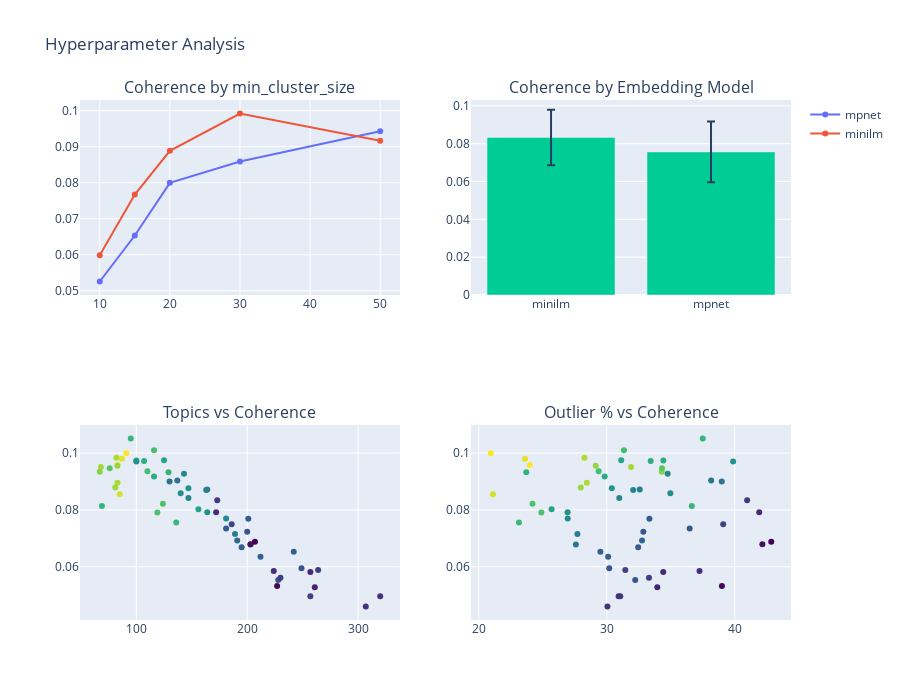

Notebook source saved alongside this figure:
### Code cell
# Visualize hyperparameter effects
fig = make_subplots(rows=2, cols=2, subplot_titles=[
    'Coherence by min_cluster_size',
    'Coherence by Embedding Model',
    'Topics vs Coherence',
    'Outlier % vs Coherence'
])

# 1. min_cluster_size effect
for emb in results_df['embedding_model'].unique():
    subset = results_df[results_df['embedding_model'] == emb]
    grouped = subset.groupby('min_cluster_size')['coherence'].mean()
    fig.add_trace(
        go.Scatter(x=grouped.index, y=grouped.values, name=emb, mode='lines+markers'),
        row=1, col=1
    )

# 2. Embedding model comparison
emb_comparison = results_df.groupby('embedding_model')['coherence'].agg(['mean', 'std'])
fig.add_trace(
    go.Bar(x=emb_comparison.index, y=emb_comparison['mean'],
           error_y=dict(type='data', array=emb_comparison['std']),
           name='Coherence', showlegend=False),
    row=1, col=2
)

# 3. Topics vs Coherence
fig.add_trace(
    go.Scatter(x=results_df['n_topics'], y=results_df['coherence'],
               mode='markers', name='Configs', showlegend=False,
               marker=dict(color=results_df['combined_score'], colorscale='Viridis')),
    row=2, col=1
)

# 4. Outlier % vs Coherence
fig.add_trace(
    go.Scatter(x=results_df['outlier_pct'], y=results_df['coherence'],
               mode='markers', name='Configs', showlegend=False,
               marker=dict(color=results_df['combined_score'], colorscale='Viridis')),
    row=2, col=2
)

fig.update_layout(height=700, title_text="Hyperparameter Analysis")

# Save and display
fig.write_html(f"{PROJECT_PATH}/results/hyperparameter_analysis.html")
print(f"✅ Saved: {PROJECT_PATH}/results/hyperparameter_analysis.html")

try:
    fig.show()
except Exception as e:
    print(f"ℹ️ Interactive display unavailable. Open the HTML file to view.")

### Figure 1 — Plotly figure (JSON) as saved in the notebook; plotly's stock layout.template omitted (floating-point values rounded to 4 significant figures)
{"data": [{"mode": "lines+markers", "name": "mpnet", "type": "scatter", "x": [10, 15, 20, 30, 50], "xaxis": "x", "y": [0.05257, 0.06534, 0.07996, 0.08589, 0.09427], "yaxis": "y"}, {"mode": "lines+markers", "name": "minilm", "type": "scatter", "x": [10, 15, 20, 30, 50], "xaxis": "x", "y": [0.05988, 0.07671, 0.08884, 0.09921, 0.09163], "yaxis": "y"}, {"error_y": {"array": [0.01466, 0.01607], "type": "data"}, "name": "Coherence", "showlegend": false, "type": "bar", "x": ["minilm", "mpnet"], "xaxis": "x2", "y": [0.08325, 0.07561], "yaxis": "y2"}, {"marker": {"color": [0.4359, 0.4356, 0.4325, 0.4303, 0.425, 0.425, 0.4238, 0.4232, 0.4219, 0.4199, 0.4132, 0.4114, 0.4111, 0.4098, 0.4097, 0.4077, 0.4068, 0.4065, 0.4062, 0.4035, 0.4034, 0.4027, 0.4001, 0.3997, 0.3939, 0.393, 0.3929, 0.3911, 0.3904, 0.3901, 0.3895, 0.389, 0.3864, 0.3862, 0.3828, 0.3821, 0.3819, 0.3783, 0.3757, 0.3756, 0.3748, 0.3746, 0.3738, 0.3728, 0.3728, 0.3722, 0.3669, 0.3666, 0.3661, 0.3653, 0.363, 0.3619, 0.3615, 0.3609, 0.3598, 0.3587, 0.3579, 0.3534, 0.3507, 0.3494], "colorscale": [[0, "#440154"], [0.1111, "#482878"], [0.2222, "#3e4989"], [0.3333, "#31688e"], [0.4444, "#26828e"], [0.5556, "#1f9e89"], [0.6667, "#35b779"], [0.7778, "#6ece58"], [0.8889, "#b5de2b"], [1, "#fde725"]]}, "mode": "markers", "name": "Configs", "showlegend": false, "type": "scatter", "x": [91, 83, 87, 85, 83, 82, 68, 81, 83, 67, 76, 124, 119, 110, 116, 136, 95, 69, 129, 107, 100, 116, 125, 156, 147, 164, 100, 140, 143, 181, 147, 163, 164, 189, 203, 130, 137, 191, 242, 212, 195, 201, 181, 228, 200, 249, 186, 257, 264, 230, 173, 307, 320, 224, 172, 257, 261, 203, 227, 207], "xaxis": "x3", "y": [0.09992, 0.09581, 0.09801, 0.08555, 0.08958, 0.09839, 0.09513, 0.08792, 0.09552, 0.09345, 0.09467, 0.08217, 0.0791, 0.09361, 0.101, 0.07555, 0.1051, 0.08139, 0.09322, 0.09722, 0.09743, 0.09172, 0.09747, 0.08024, 0.08765, 0.07918, 0.097, 0.08582, 0.0927, 0.077, 0.08418, 0.08701, 0.08716, 0.07152, 0.06778, 0.09, 0.09032, 0.06925, 0.06523, 0.06349, 0.06683, 0.07686, 0.07348, 0.0553, 0.07235, 0.05945, 0.07498, 0.04956, 0.05881, 0.05611, 0.08344, 0.04599, 0.04963, 0.05846, 0.07914, 0.05812, 0.05278, 0.06788, 0.05324, 0.06882], "yaxis": "y3"}, {"marker": {"color": [0.4359, 0.4356, 0.4325, 0.4303, 0.425, 0.425, 0.4238, 0.4232, 0.4219, 0.4199, 0.4132, 0.4114, 0.4111, 0.4098, 0.4097, 0.4077, 0.4068, 0.4065, 0.4062, 0.4035, 0.4034, 0.4027, 0.4001, 0.3997, 0.3939, 0.393, 0.3929, 0.3911, 0.3904, 0.3901, 0.3895, 0.389, 0.3864, 0.3862, 0.3828, 0.3821, 0.3819, 0.3783, 0.3757, 0.3756, 0.3748, 0.3746, 0.3738, 0.3728, 0.3728, 0.3722, 0.3669, 0.3666, 0.3661, 0.3653, 0.363, 0.3619, 0.3615, 0.3609, 0.3598, 0.3587, 0.3579, 0.3534, 0.3507, 0.3494], "colorscale": [[0, "#440154"], [0.1111, "#482878"], [0.2222, "#3e4989"], [0.3333, "#31688e"], [0.4444, "#26828e"], [0.5556, "#1f9e89"], [0.6667, "#35b779"], [0.7778, "#6ece58"], [0.8889, "#b5de2b"], [1, "#fde725"]]}, "mode": "markers", "name": "Configs", "showlegend": false, "type": "scatter", "x": [20.94, 23.99, 23.61, 21.1, 28.44, 28.26, 31.89, 27.97, 29.14, 34.3, 34.32, 24.19, 24.89, 29.37, 31.34, 23.14, 37.5, 36.65, 23.71, 33.43, 34.42, 29.84, 31.13, 25.69, 30.39, 26.94, 39.87, 34.97, 34.76, 26.95, 30.98, 32.06, 32.58, 27.71, 27.59, 38.99, 38.16, 32.76, 29.5, 30.11, 32.45, 33.33, 36.48, 32.22, 32.86, 30.19, 39.1, 31.06, 31.45, 33.3, 40.97, 30.05, 30.93, 37.25, 41.91, 34.41, 33.95, 42.16, 39.0, 42.85], "xaxis": "x4", "y": [0.09992, 0.09581, 0.09801, 0.08555, 0.08958, 0.09839, 0.09513, 0.08792, 0.09552, 0.09345, 0.09467, 0.08217, 0.0791, 0.09361, 0.101, 0.07555, 0.1051, 0.08139, 0.09322, 0.09722, 0.09743, 0.09172, 0.09747, 0.08024, 0.08765, 0.07918, 0.097, 0.08582, 0.0927, 0.077, 0.08418, 0.08701, 0.08716, 0.07152, 0.06778, 0.09, 0.09032, 0.06925, 0.06523, 0.06349, 0.06683, 0.07686, 0.07348, 0.0553, 0.07235, 0.05945, 0.07498, 0.04956, 0.05881, 0.05611, 0.08344, 0.04599, 0.04963, 0.05846, 0.07914, 0.05812, 0.05278, 0.06788, 0.05324, 0.06882], "yaxis": "y4"}], "layout": {"annotations": [{"font": {"size": 16}, "showarrow": false, "text": "Coherence by min_cluster_size", "x": 0.225, "xanchor": "center", "xref": "paper", "y": 1, "yanchor": "bottom", "yref": "paper"}, {"font": {"size": 16}, "showarrow": false, "text": "Coherence by Embedding Model", "x": 0.775, "xanchor": "center", "xref": "paper", "y": 1, "yanchor": "bottom", "yref": "paper"}, {"font": {"size": 16}, "showarrow": false, "text": "Topics vs Coherence", "x": 0.225, "xanchor": "center", "xref": "paper", "y": 0.375, "yanchor": "bottom", "yref": "paper"}, {"font": {"size": 16}, "showarrow": false, "text": "Outlier % vs Coherence", "x": 0.775, "xanchor": "center", "xref": "paper", "y": 0.375, "yanchor": "bottom", "yref": "paper"}], "height": 700, "title": {"text": "Hyperparameter Analysis"}, "xaxis": {"anchor": "y", "domain": [0, 0.45]}, "xaxis2": {"anchor": "y2", "domain": [0.55, 1]}, "xaxis3": {"anchor": "y3", "domain": [0, 0.45]}, "xaxis4": {"anchor": "y4", "domain": [0.55, 1]}, "yaxis": {"anchor": "x", "domain": [0.625, 1]}, "yaxis2": {"anchor": "x2", "domain": [0.625, 1]}, "yaxis3": {"anchor": "x3", "domain": [0, 0.375]}, "yaxis4": {"anchor": "x4", "domain": [0, 0.375]}}}
